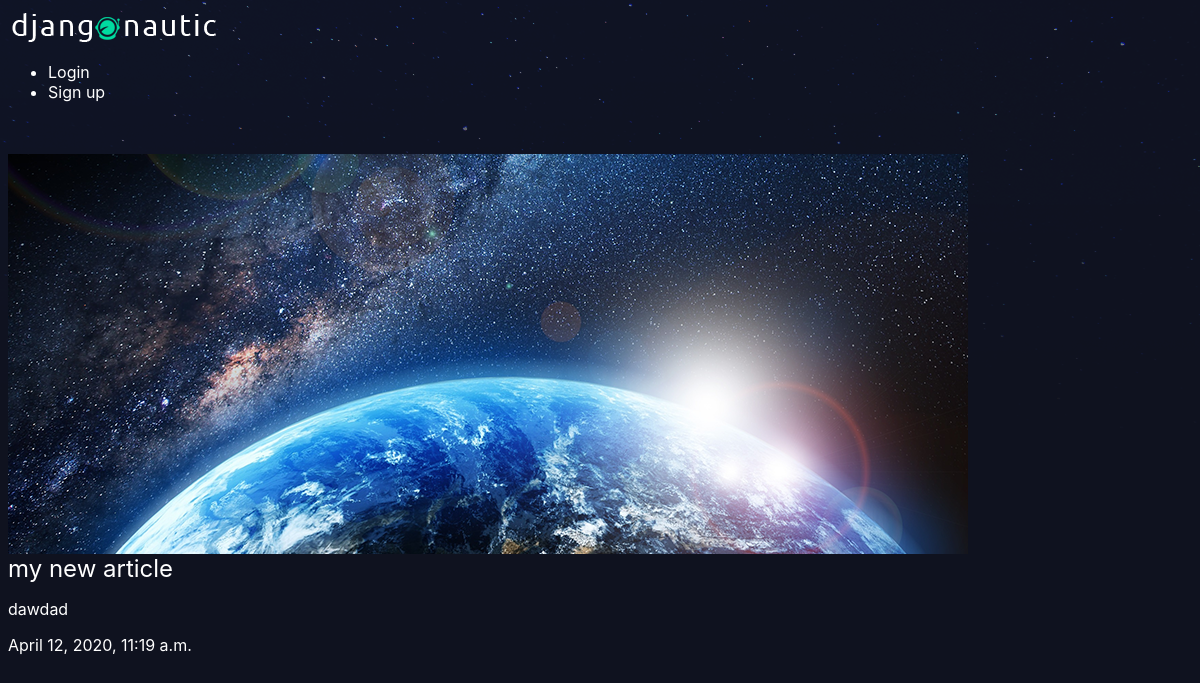
Screenshot of /articles/django-rules/ with the database file from the repository.
### articles/models.py (models this page shows, shortened)
class Article(models.Model):
    title = models.CharField(max_length=100)
    slug = models.SlugField()
    body = models.TextField()
    date = models.DateTimeField(auto_now_add=True)
    col_test = models.CharField(default="", max_length=100)
    thumb = models.ImageField(default="default.png", blank=True)
    author = models.ForeignKey(User, default=None, on_delete=models.CASCADE)

### articles/views.py (the view)
# urls.py: path('<slug:slug>/', views.article, name="article"),
def article(request, slug):
    print(f'[slug] => {slug}')
    article = Article.objects.get(slug=slug)
    return render(request, 'articles/article.html', {'article': article})

### articles/templates/articles/article.html
{% extends 'base_layout.html'%} {% block content%}
<div class="article-detail">
  <div class="article">
    <img src="{{ article.thumb.url }}" alt="" />
    <h2>{{article.title }}</h2>
    <p>{{article.body}}</p>
    <p>{{article.date}}</p>
  </div>
</div>
{% endblock%}

### assets/styles.css (style rules this page uses)
body { background-color: #0f121f; background-image: url(stars.png); background-repeat: no-repeat; color: #fff; }
body * { font-family: -apple-system, BlinkMacSystemFont, "Segoe UI", Roboto, Oxygen, Ubuntu, Cantarell, "Open Sans", "Helvetica Neue", sans-serif; }
h1, h2, h3, h4, h5 { font-weight: normal; margin: 0; }

### rows the page displays
Article: thumb (picture), title "my new article", body "dawdad", date "April 12, 2020, 11:19 a.m."
